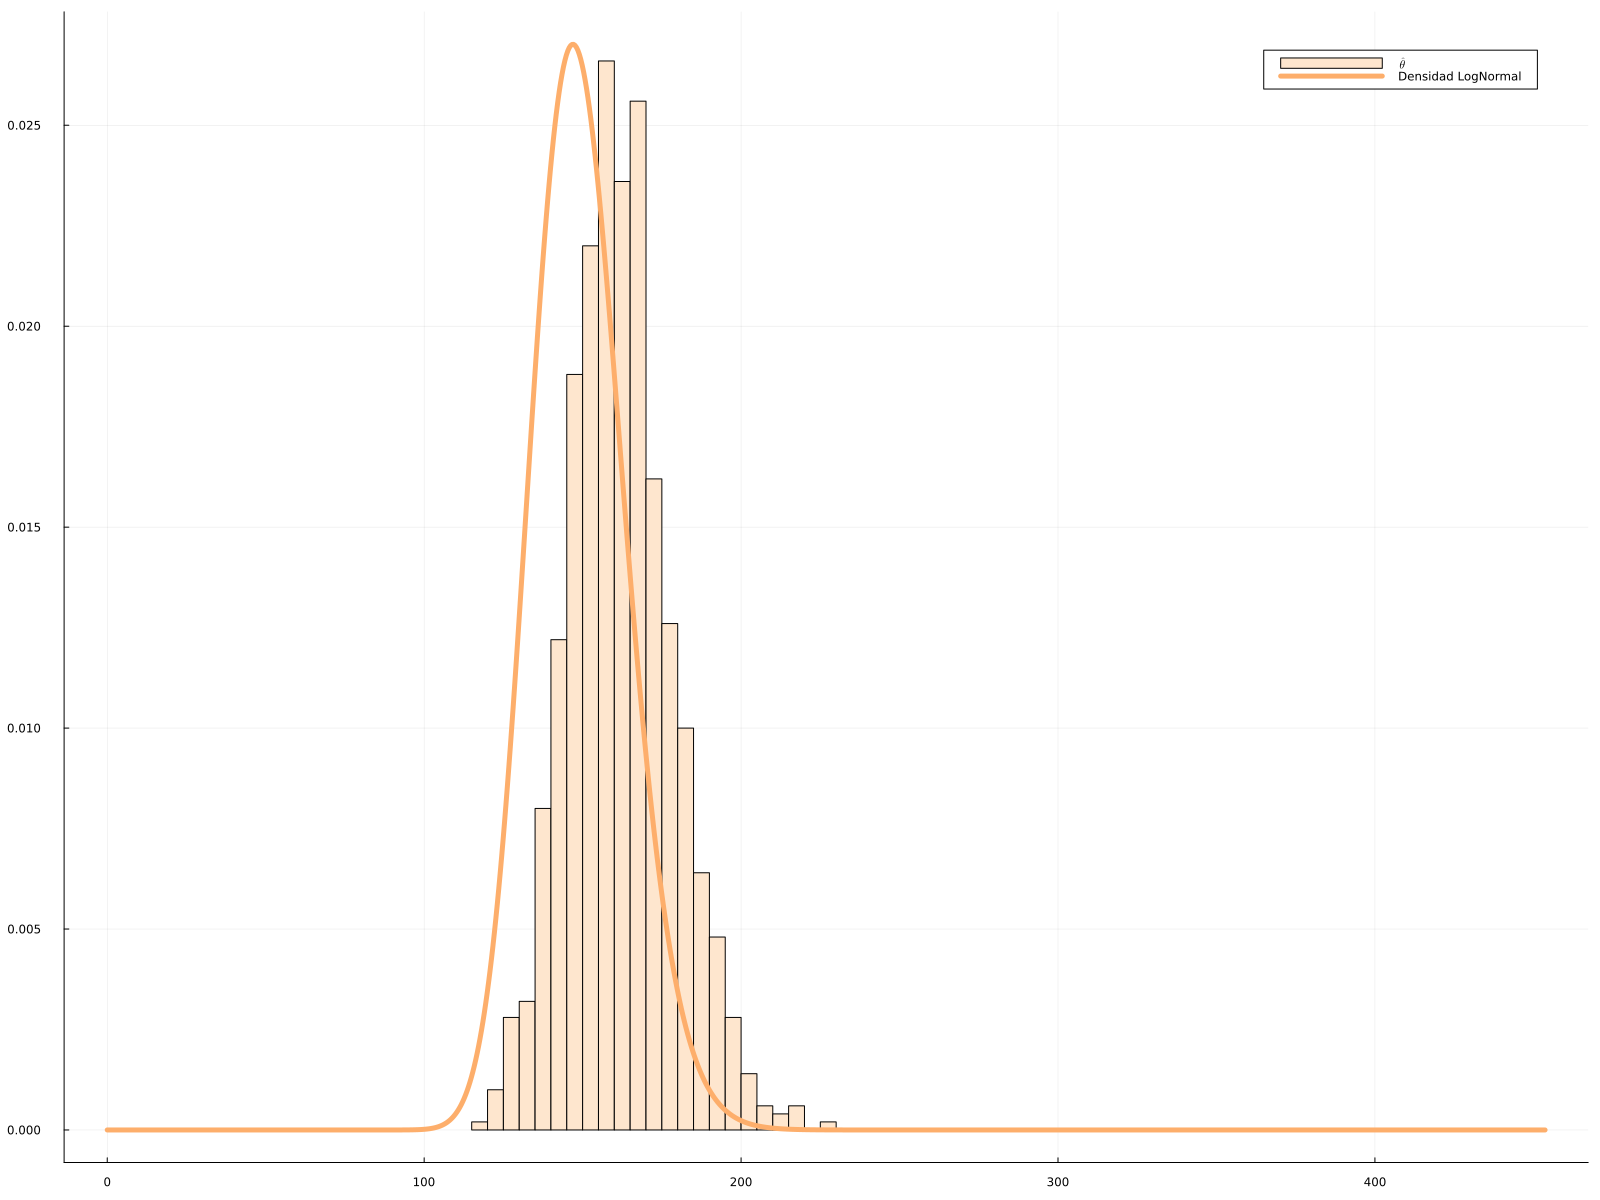

Source code (Julia):
using Random, Statistics, Distributions, StatsBase, Plots, LaTeXStrings

Random.seed!(2023)
n=100;
B=1000;
b=zeros(Float64,B)
lB=zeros(Float64,3)
uB=zeros(Float64,3)
za=quantile(Normal(),0.975)


x=rand(Normal(5,1),n);
for j=1:B
    y=sample(x,n);
    b[j]=exp(mean(y))
end
se=std(b)
est=exp(mean(x))
lB[1]=est - za*se
uB[1]=est + za*se
lB[2]=2*est - quantile(b,0.975)
uB[2]=2*est + quantile(b,0.025)
lB[3]=quantile(b,0.025)
uB[3]=quantile(b,0.975)
t=LinRange(0,maximum(uB),B)

plt1=histogram(b,normalize = :pdf,label=L"\hat{\theta}",size=(1600,1200),legend=:topright,palette=:Oranges_3);
plot!(t,pdf.(LogNormal(5, 1/sqrt(n)),t),lw=5,label="Densidad LogNormal")
savefig(plt1,"8-6.png")